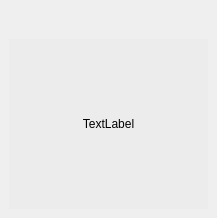
<?xml version="1.0" encoding="UTF-8"?>
<ui version="4.0">
 <class>ErCodeDialog</class>
 <widget class="QWidget" name="ErCodeDialog">
  <property name="geometry">
   <rect>
    <x>0</x>
    <y>0</y>
    <width>217</width>
    <height>218</height>
   </rect>
  </property>
  <property name="windowTitle">
   <string>Form</string>
  </property>
  <property name="styleSheet">
   <string notr="true">QWidget{
	font-family:&quot;微软雅黑&quot;;
}

QWidget#widget_ercode{
    background-color: #ECECEC;
}

QPushButton#pushButton_close{
	height:25px;
	width:25px;
	border-image: url(:/Images/close_mini_normal.png);
}
QPushButton#pushButton_close:hover{
	border-image: url(:/Images/close_mini_normal.png);
}
QPushButton#closeBtnBar:pressed{
	border-image: url(:/Images/close_mini_normal.png);
}


</string>
  </property>
  <layout class="QVBoxLayout" name="verticalLayout_2">
   <property name="spacing">
    <number>0</number>
   </property>
   <property name="leftMargin">
    <number>0</number>
   </property>
   <property name="topMargin">
    <number>0</number>
   </property>
   <property name="rightMargin">
    <number>0</number>
   </property>
   <property name="bottomMargin">
    <number>0</number>
   </property>
   <item>
    <widget class="QWidget" name="shadowbg" native="true">
     <layout class="QVBoxLayout" name="verticalLayout">
      <property name="spacing">
       <number>0</number>
      </property>
      <property name="leftMargin">
       <number>8</number>
      </property>
      <property name="topMargin">
       <number>8</number>
      </property>
      <property name="rightMargin">
       <number>8</number>
      </property>
      <property name="bottomMargin">
       <number>8</number>
      </property>
      <item>
       <widget class="QWidget" name="shadowinnerbg" native="true">
        <layout class="QVBoxLayout" name="verticalLayout_4">
         <property name="spacing">
          <number>0</number>
         </property>
         <property name="leftMargin">
          <number>1</number>
         </property>
         <property name="topMargin">
          <number>1</number>
         </property>
         <property name="rightMargin">
          <number>1</number>
         </property>
         <property name="bottomMargin">
          <number>1</number>
         </property>
         <item>
          <widget class="TitlebarWidget" name="titlebar" native="true">
           <property name="minimumSize">
            <size>
             <width>0</width>
             <height>0</height>
            </size>
           </property>
           <property name="maximumSize">
            <size>
             <width>284</width>
             <height>30</height>
            </size>
           </property>
          </widget>
         </item>
         <item>
          <widget class="QWidget" name="widget_ercode" native="true">
           <layout class="QVBoxLayout" name="verticalLayout_3">
            <property name="spacing">
             <number>0</number>
            </property>
            <property name="leftMargin">
             <number>0</number>
            </property>
            <property name="topMargin">
             <number>0</number>
            </property>
            <property name="rightMargin">
             <number>0</number>
            </property>
            <property name="bottomMargin">
             <number>0</number>
            </property>
            <item>
             <widget class="QLabel" name="avarercode">
              <property name="text">
               <string>TextLabel</string>
              </property>
              <property name="alignment">
               <set>Qt::AlignCenter</set>
              </property>
             </widget>
            </item>
           </layout>
          </widget>
         </item>
        </layout>
       </widget>
      </item>
     </layout>
    </widget>
   </item>
  </layout>
 </widget>
 <customwidgets>
  <customwidget>
   <class>TitlebarWidget</class>
   <extends>QWidget</extends>
   <header>TitlebarWidget.h</header>
   <container>1</container>
  </customwidget>
 </customwidgets>
 <resources/>
 <connections/>
</ui>
